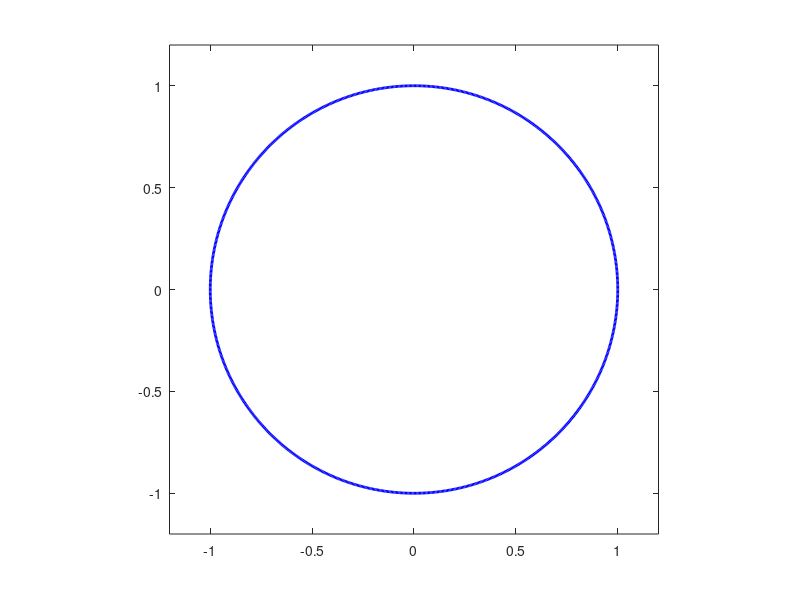

Source code (MATLAB): (Note: this script raises an error after producing the figure.)
clear; clc;
cd('../source/');

%% Eigenvalues
% plot of unit circle in the complex plane
plot(exp(1i*linspace(0,2*pi,1000)),'b','LineWidth',2);
axis([-1.2,1.2,-1.2,1.2]);
axis equal;

% discrete transfer operator
P = getTransferOperator(-7,7,2);
EV = eig(P);

% plot eigenvalues of P
hold on;
plot(EV,'+','color',[0,0.6,0]);
hold off;


%% Eigenfunctions
% plot corresponding eigenfunctions of nearest eigenvalues to 1 
plotEigenfunction(P,-7,7,2);
plotEigenfunction(P,-7,7,3);
plotEigenfunction(P,-7,7,4);

cd('../scripts');
